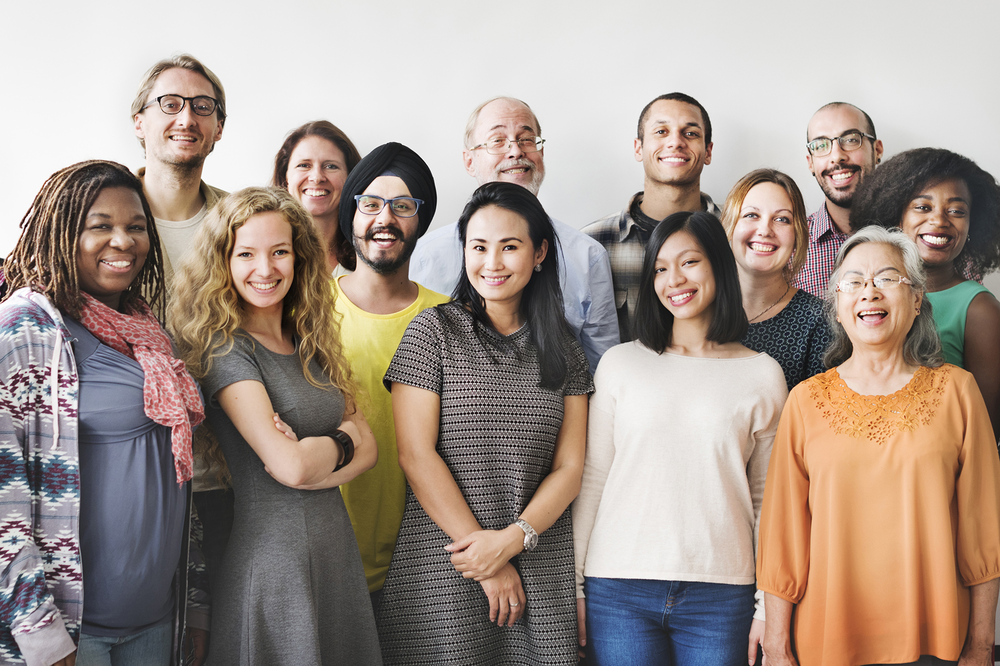
#> input picture image.png, 1000 x 666 px, shrunk from 2000 x 1333 before the run
$ python MAIN.PY
#> lines starting #> are read from the running program, lines starting #| are printed output that depends on the picture; after the words box and inside, x2 and y2 are one past the last pixel; in counts of white or black regions, pixels touching at a corner belong together
import cv2

image = cv2.imread("image.png")
#> image is the input picture: shape (666, 1000, 3); mean B, G, R 138.5, 147.7, 162.3
gray_image = cv2.cvtColor(image, cv2.COLOR_BGR2GRAY)
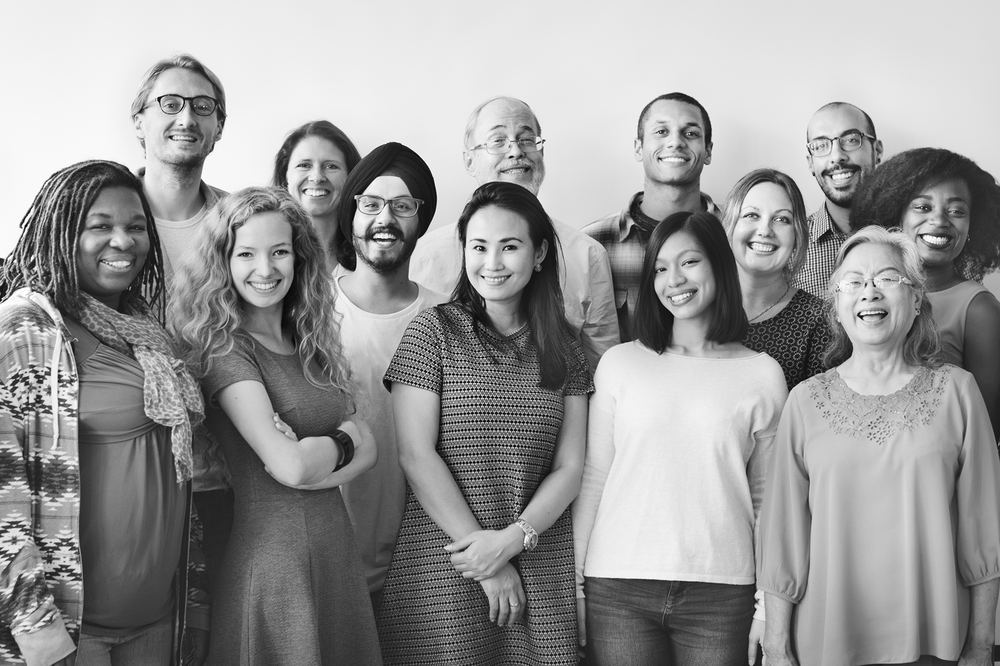
#> gray_image: shape (666, 1000); min 0, max 255, mean 151.1
haarcascade = cv2.CascadeClassifier("haarcascade_frontalface_default.xml")
face_rect = haarcascade.detectMultiScale(gray_image, scaleFactor=1.1, minNeighbors=9)
#> face_rect = 13 rows, first 6: [639, 103, 74, 74], [283, 140, 67, 67], [140, 72, 89, 89], [348, 176, 78, 78], [724, 188, 75, 75], [223, 223, 80, 80]
for x, y, width, height in face_rect:
    cv2.rectangle(image, (x, y), (x+width, y+height), (0, 0, 0), 5)
#> this loop made 13 passes
#> (x, y, width, height) on passes 1 to 12: (639, 103, 74, 74), (283, 140, 67, 67), (140, 72, 89, 89), (348, 176, 78, 78), (724, 188, 75, 75), (223, 223, 80, 80), (643, 237, 73, 73), (452, 214, 86, 86), (823, 242, 92, 92), (796, 107, 88, 88), (898, 178, 83, 83), (75, 193, 86, 86)
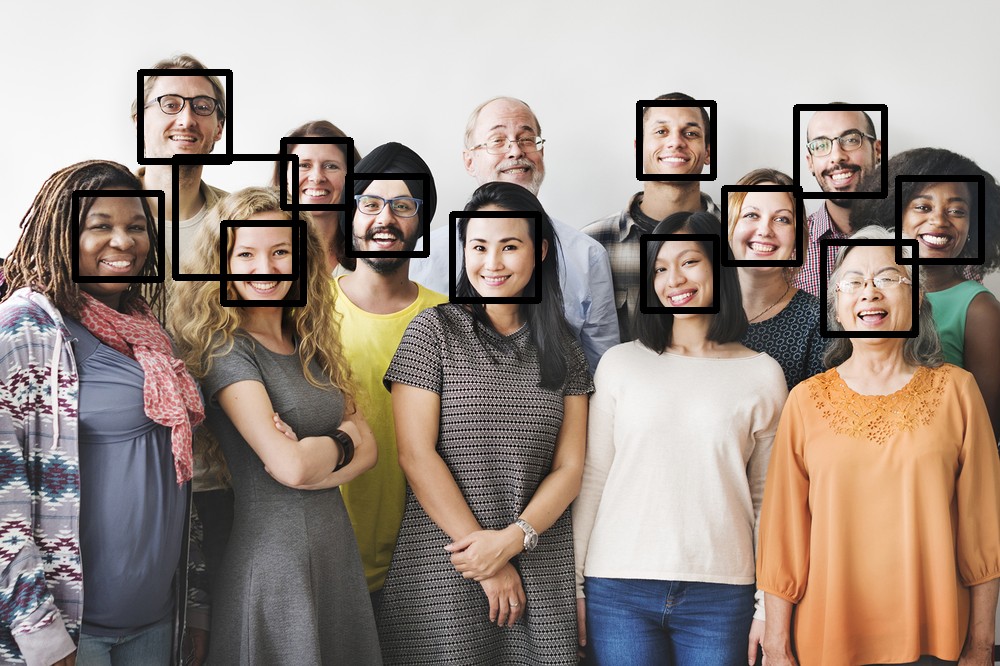
#> image: shape (666, 1000, 3); 4.42% of pixels changed, all inside (x1, y1, x2, y2) = (72, 69, 985, 338)
cv2.imshow("ho", image)
if cv2.waitKey(0):
#> (key Esc is pressed here)
    cv2.destroyAllWindows()
